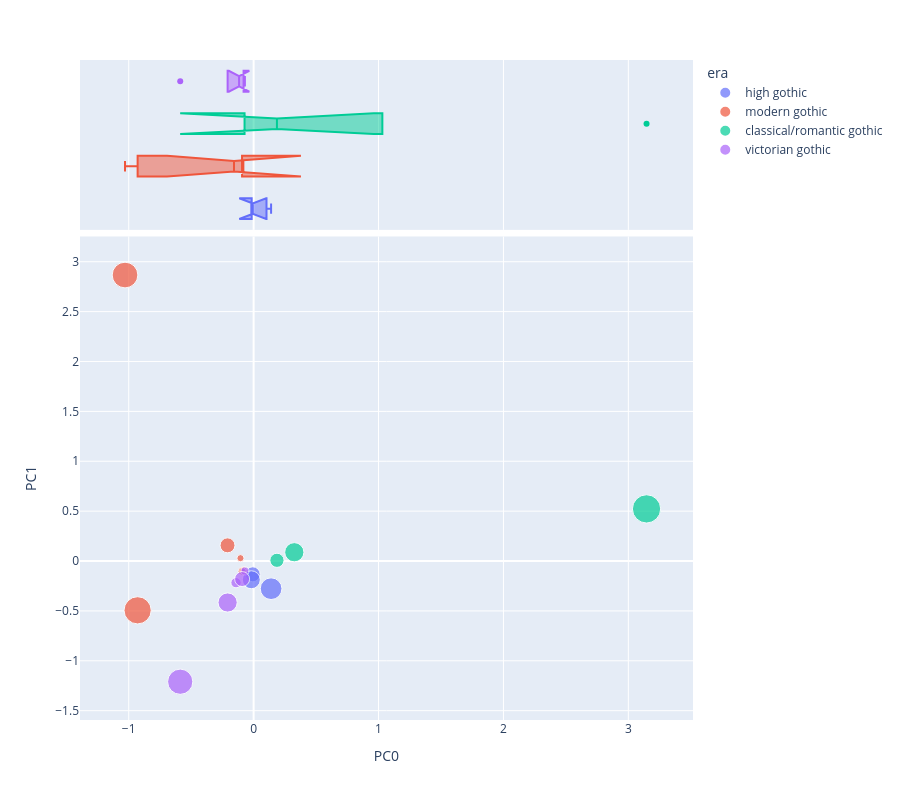

The cell this chart's notebook holds for it:
### Code cell
vis_pcs(DCM, 0, 1, 'era', 'topic_id')

### Figure 1 — Plotly figure (JSON) as saved in the notebook; plotly's stock layout.template omitted (floating-point values rounded to 4 significant figures)
{"data": [{"hovertemplate": "<b>%{hovertext}</b><br><br>era=high gothic<br>PC0=%{x}<br>PC1=%{y}<br>mean_weight=%{marker.size}<extra></extra>", "hovertext": ["T00", "T09", "T19"], "legendgroup": "high gothic", "marker": {"color": "#636efa", "size": [0.03975, 0.05763, 0.08401], "sizemode": "area", "sizeref": 0.0003566, "symbol": "circle"}, "mode": "markers", "name": "high gothic", "orientation": "v", "showlegend": true, "type": "scatter", "x": [-0.00714, -0.01851, 0.1398], "xaxis": "x", "y": [-0.1327, -0.1877, -0.2772], "yaxis": "y"}, {"alignmentgroup": "True", "hovertemplate": "<b>%{hovertext}</b><br><br>era=high gothic<br>PC0=%{x}<extra></extra>", "hovertext": ["T00", "T09", "T19"], "legendgroup": "high gothic", "marker": {"color": "#636efa", "symbol": "circle"}, "name": "high gothic", "notched": true, "offsetgroup": "high gothic", "showlegend": false, "type": "box", "x": [-0.00714, -0.01851, 0.1398], "xaxis": "x2", "yaxis": "y2"}, {"hovertemplate": "<b>%{hovertext}</b><br><br>era=modern gothic<br>PC0=%{x}<br>PC1=%{y}<br>mean_weight=%{marker.size}<extra></extra>", "hovertext": ["T01", "T03", "T05", "T06", "T12", "T13"], "legendgroup": "modern gothic", "marker": {"color": "#EF553B", "size": [0.01124, 0.03983, 0.1179, 0.132, 0.009121, 0.009894], "sizemode": "area", "sizeref": 0.0003566, "symbol": "circle"}, "mode": "markers", "name": "modern gothic", "orientation": "v", "showlegend": true, "type": "scatter", "x": [-0.09268, -0.209, -1.03, -0.9288, -0.1053, -0.08223], "xaxis": "x", "y": [-0.1025, 0.1573, 2.867, -0.4939, 0.02862, -0.09395], "yaxis": "y"}, {"alignmentgroup": "True", "hovertemplate": "<b>%{hovertext}</b><br><br>era=modern gothic<br>PC0=%{x}<extra></extra>", "hovertext": ["T01", "T03", "T05", "T06", "T12", "T13"], "legendgroup": "modern gothic", "marker": {"color": "#EF553B", "symbol": "circle"}, "name": "modern gothic", "notched": true, "offsetgroup": "modern gothic", "showlegend": false, "type": "box", "x": [-0.09268, -0.209, -1.03, -0.9288, -0.1053, -0.08223], "xaxis": "x2", "yaxis": "y2"}, {"hovertemplate": "<b>%{hovertext}</b><br><br>era=classical/romantic gothic<br>PC0=%{x}<br>PC1=%{y}<br>mean_weight=%{marker.size}<extra></extra>", "hovertext": ["T02", "T04", "T11", "T14", "T18"], "legendgroup": "classical/romantic gothic", "marker": {"color": "#00cc96", "size": [0.03592, 0.0002516, 0.1426, 0.06595, 0.0002516], "sizemode": "area", "sizeref": 0.0003566, "symbol": "circle"}, "mode": "markers", "name": "classical/romantic gothic", "orientation": "v", "showlegend": true, "type": "scatter", "x": [0.1866, -0.07265, 3.146, 0.3257, -0.07265], "xaxis": "x", "y": [0.00729, -0.08322, 0.5228, 0.08812, -0.08322], "yaxis": "y"}, {"alignmentgroup": "True", "hovertemplate": "<b>%{hovertext}</b><br><br>era=classical/romantic gothic<br>PC0=%{x}<extra></extra>", "hovertext": ["T02", "T04", "T11", "T14", "T18"], "legendgroup": "classical/romantic gothic", "marker": {"color": "#00cc96", "symbol": "circle"}, "name": "classical/romantic gothic", "notched": true, "offsetgroup": "classical/romantic gothic", "showlegend": false, "type": "box", "x": [0.1866, -0.07265, 3.146, 0.3257, -0.07265], "xaxis": "x2", "yaxis": "y2"}, {"hovertemplate": "<b>%{hovertext}</b><br><br>era=victorian gothic<br>PC0=%{x}<br>PC1=%{y}<br>mean_weight=%{marker.size}<extra></extra>", "hovertext": ["T07", "T08", "T10", "T15", "T16", "T17"], "legendgroup": "victorian gothic", "marker": {"color": "#ab63fa", "size": [0.06566, 0.1135, 0.003625, 0.01901, 0.01166, 0.04021], "sizemode": "area", "sizeref": 0.0003566, "symbol": "circle"}, "mode": "markers", "name": "victorian gothic", "orientation": "v", "showlegend": true, "type": "scatter", "x": [-0.2082, -0.5877, -0.08053, -0.1409, -0.06975, -0.09212], "xaxis": "x", "y": [-0.4157, -1.21, -0.09372, -0.217, -0.09955, -0.1806], "yaxis": "y"}, {"alignmentgroup": "True", "hovertemplate": "<b>%{hovertext}</b><br><br>era=victorian gothic<br>PC0=%{x}<extra></extra>", "hovertext": ["T07", "T08", "T10", "T15", "T16", "T17"], "legendgroup": "victorian gothic", "marker": {"color": "#ab63fa", "symbol": "circle"}, "name": "victorian gothic", "notched": true, "offsetgroup": "victorian gothic", "showlegend": false, "type": "box", "x": [-0.2082, -0.5877, -0.08053, -0.1409, -0.06975, -0.09212], "xaxis": "x2", "yaxis": "y2"}], "layout": {"height": 800, "legend": {"itemsizing": "constant", "title": {"text": "era"}, "tracegroupgap": 0}, "margin": {"t": 60}, "xaxis": {"anchor": "y", "domain": [0, 1], "title": {"text": "PC0"}}, "xaxis2": {"anchor": "y2", "domain": [0, 1], "matches": "x", "showgrid": true, "showticklabels": false}, "yaxis": {"anchor": "x", "domain": [0, 0.7326], "title": {"text": "PC1"}}, "yaxis2": {"anchor": "x2", "domain": [0.7426, 1], "matches": "y2", "showgrid": false, "showline": false, "showticklabels": false, "ticks": ""}}}
